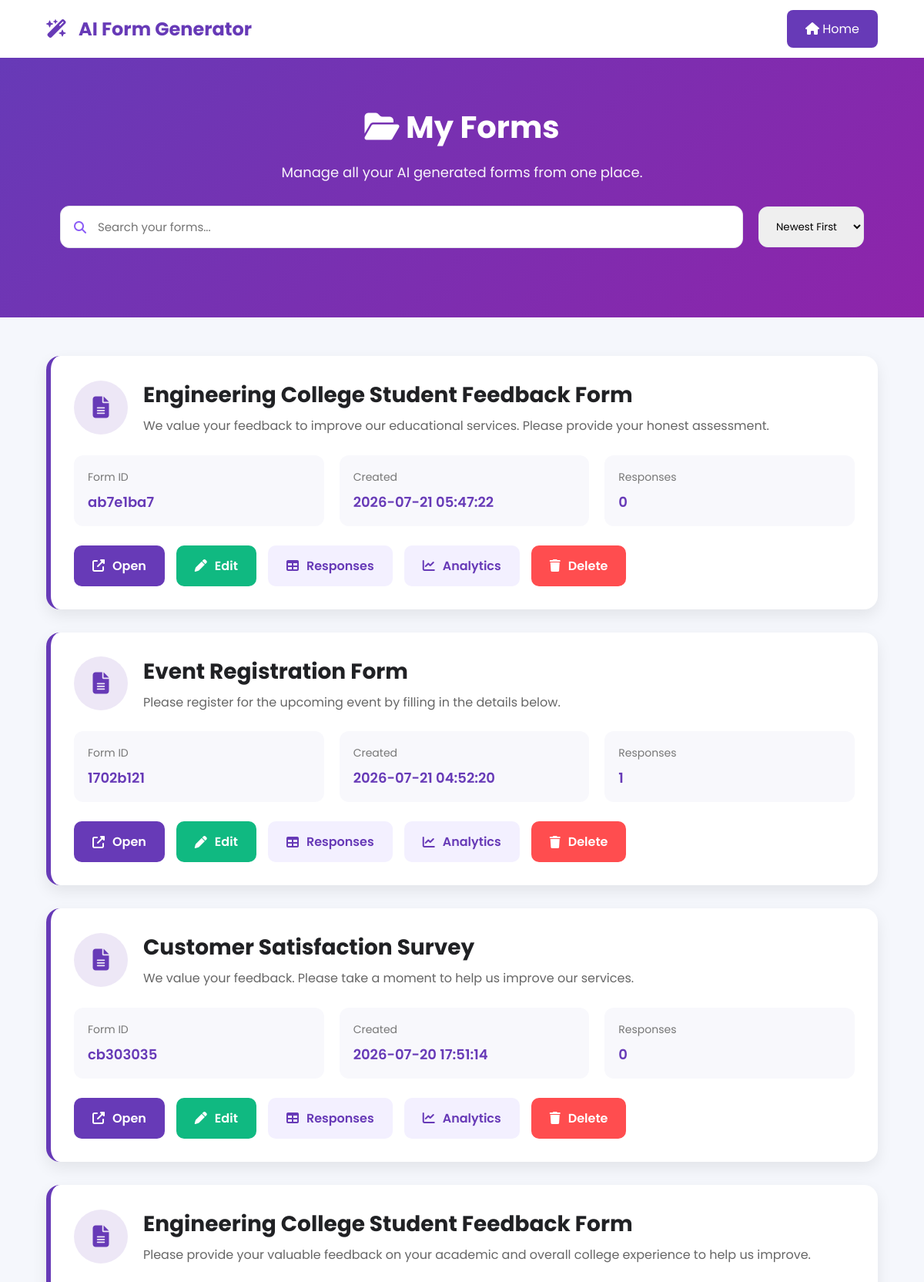
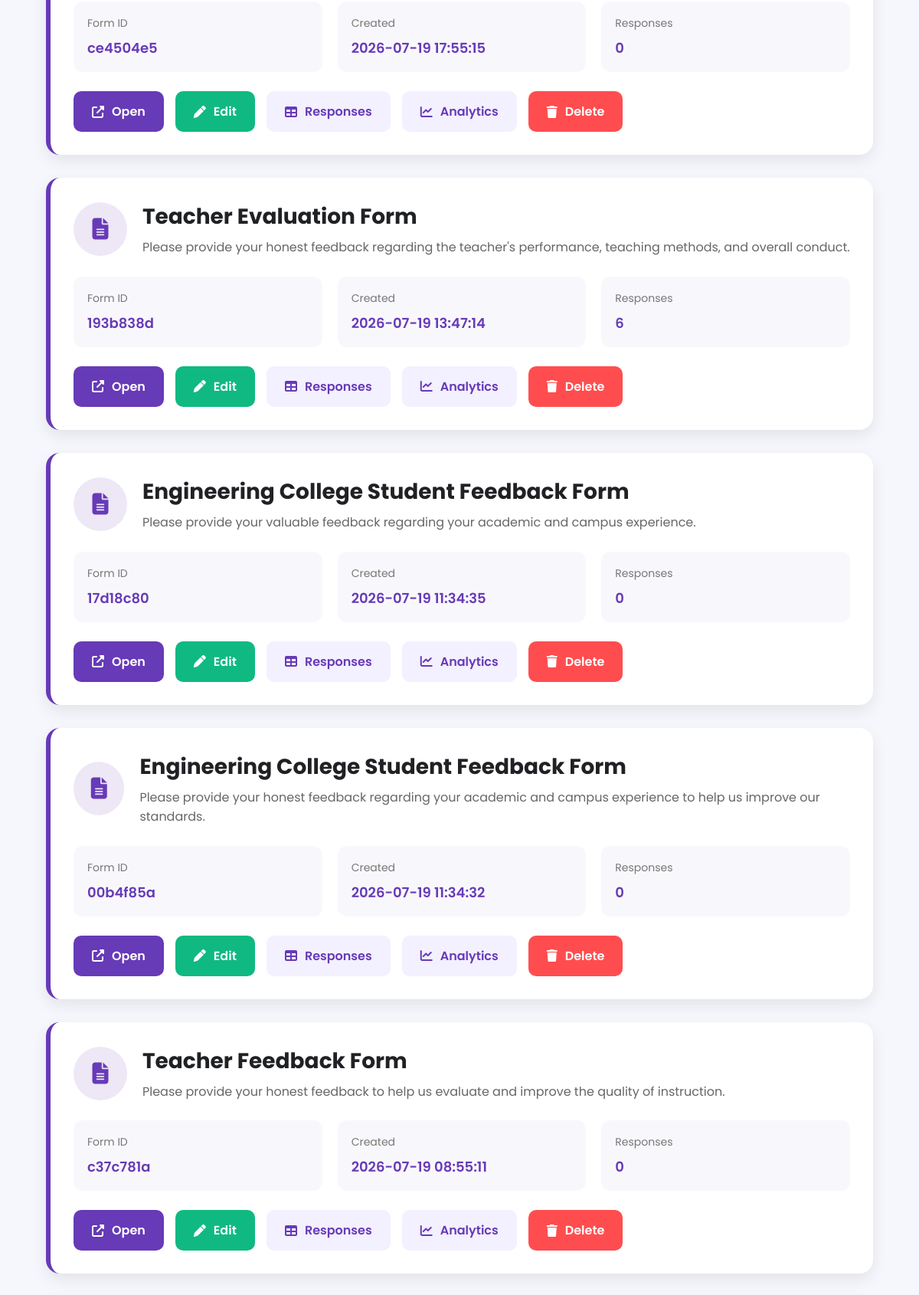
/myforms (upper part), run on the app's committed database (2 pictures, top to bottom).
### tables this page shows
CREATE TABLE forms(

        id INTEGER PRIMARY KEY AUTOINCREMENT,

        form_id TEXT UNIQUE,

        title TEXT,

        description TEXT,

        questions TEXT,

        created_at TIMESTAMP DEFAULT CURRENT_TIMESTAMP

    );

### app.py (the view)
@app.route("/myforms")
def my_forms():
    forms = get_all_forms()
    form_list = []
    for form in forms:
        responses = get_responses(form["form_id"])
        form_list.append({
            "form_id": form["form_id"],
            "title": form["title"],
            "description": form["description"],
            "created_at": form["created_at"],
            "responses": len(responses)
        })
    return render_template(
        "myforms.html",
        forms=form_list
    )

### database.py (called while the page is built)
def get_responses(form_id):
    conn = sqlite3.connect(DATABASE)
    cursor = conn.cursor()
    cursor.execute("""

    SELECT answers, submitted_at

    FROM responses

    WHERE form_id=?

    ORDER BY submitted_at DESC

    """,(form_id,))
    rows = cursor.fetchall()
    conn.close()
    responses = []
    for row in rows:
        responses.append({
            "answers": json.loads(row[0]),
            "submitted_at": row[1]
        })
    return responses

def get_all_forms():
    conn = sqlite3.connect(DATABASE)
    conn.row_factory = sqlite3.Row
    cursor = conn.cursor()
    cursor.execute("""

    SELECT *

    FROM forms

    ORDER BY created_at DESC

    """)
    forms = cursor.fetchall()
    conn.close()
    return forms

### templates/myforms.html (shortened to what this page needs)
<!DOCTYPE html>
<html lang="en">
<head>
    <link rel="stylesheet"
          href="{{ url_for('static', filename='css/myforms.css') }}">
    <link rel="stylesheet"
          href="https://cdnjs.cloudflare.com/ajax/libs/font-awesome/6.6.0/css/all.min.css">
</head>
<body>
    <nav class="navbar">
    <div class="logo">
        <i class="fa-solid fa-wand-magic-sparkles"></i>
        AI Form Generator
    </div>
    <a href="{{ url_for('home') }}" class="home-btn">
        <i class="fa-solid fa-house"></i>
        Home
    </a>
</nav>
<section class="hero">
    <h1>
        <i class="fa-solid fa-folder-open"></i>
        My Forms
    </h1>
    <p>
        Manage all your AI generated forms from one place.
    </p>
<section class="toolbar">
    <div class="search-box">
        <i class="fa-solid fa-magnifying-glass"></i>
        <input
            type="text"
            id="searchInput"
            placeholder="Search your forms...">
    </div>
    <select id="sortForms">
        <option value="newest">
            Newest First
        </option>
    </select>
</section>
</section>
<div class="forms-container">
    {% if forms %}
        {% for form in forms %}
        <div class="form-card"
            data-title="{{ form.title|lower }}"
             data-date="{{ form.created_at }}">
            <div class="card-header">
                <div class="form-icon">
                    <i class="fa-solid fa-file-lines"></i>
                </div>
                <div>
                    <h2>{{ form.title }}</h2>
                    <p>{{ form.description }}</p>
                </div>
            </div>
            <div class="card-info">
                <div class="info-item">
                    <span class="label">
                        Form ID
                    </span>
                    <span class="value">
                        {{ form.form_id }}
                    </span>
                </div>
                <div class="info-item">
                    <span class="label">
                        Created
                    </span>
                    <span class="value">
                        {{ form.created_at }}
                    </span>
                </div>
                <div class="info-item">
                    <span class="label">
                        Responses
                    </span>
                    <span class="value">
                        {{ form.responses }}
                    </span>
                </div>
            </div>
           <div class="card-actions">
    <a href="{{ url_for('open_form', form_id=form.form_id) }}"
       class="btn btn-primary">
        <i class="fa-solid fa-up-right-from-square"></i>
        Open
    </a>
    <a href="{{ url_for('edit_form', form_id=form.form_id) }}"
       class="btn edit-btn">
        <i class="fa-solid fa-pen"></i>
        Edit
    </a>
    <a href="{{ url_for('responses', form_id=form.form_id) }}"
       class="btn">
        <i class="fa-solid fa-table"></i>
        Responses
    </a>
    <a href="{{ url_for('analytics', form_id=form.form_id) }}"
       class="btn">
        <i class="fa-solid fa-chart-line"></i>
        Analytics
    </a>
    <a href="{{ url_for('delete_form_route', form_id=form.form_id) }}"
       class="btn delete-btn"
       onclick="return confirm('Delete this form permanently?')">
        <i class="fa-solid fa-trash"></i>
        Delete
    </a>
</div>
        </div>
        {% endfor %}
    {% endif %}
</div>
</body>
</html>

### static/css/myforms.css (style rules this page uses)
* { margin:0; padding:0; box-sizing:border-box; font-family:'Poppins',sans-serif; }
body { background:#f5f7fc; color:#202124; }
.navbar { width:100%; height:75px; background:white; display:flex; justify-content:space-between; align-items:center; padding:0 60px; box-shadow:0 5px 15px rgba(0,0,0,.08); }
.logo { font-size:24px; font-weight:700; color:#673ab7; }
.logo i { margin-right:10px; }
.home-btn { background:#673ab7; color:white; padding:12px 24px; border-radius:8px; text-decoration:none; transition:.3s; }
.hero { background:linear-gradient(135deg,#673ab7,#8e24aa); color:white; text-align:center; padding:60px 20px; }
.hero h1 { font-size:40px; margin-bottom:15px; }
.hero p { font-size:18px; opacity:.95; }
.toolbar { width:90%; max-width:1200px; margin:30px auto; display:flex; justify-content:space-between; gap:20px; align-items:center; }
.search-box { flex:1; position:relative; }
.search-box i { position:absolute; left:18px; top:50%; transform:translateY(-50%); color:#8B5CF6; }
.search-box input { width:100%; padding:15px 18px 15px 48px; border:1px solid #E5E7EB; border-radius:12px; font-size:15px; }
#sortForms { padding:15px 18px; border-radius:12px; border:1px solid #E5E7EB; cursor:pointer; }
.forms-container { width:90%; max-width:1200px; margin:50px auto; }
.form-card { background:white; border-radius:18px; padding:30px; margin-bottom:30px; box-shadow:0 8px 20px rgba(0,0,0,.08); transition:.3s; border-left:6px solid #673ab7; }
.card-header { display:flex; align-items:center; gap:20px; margin-bottom:25px; }
.form-icon { width:70px; height:70px; border-radius:50%; background:#ede7f6; display:flex; justify-content:center; align-items:center; font-size:28px; color:#673ab7; }
.card-header h2 { font-size:28px; margin-bottom:6px; }
.card-header p { color:#666; line-height:1.6; }
.card-info { display:grid; grid-template-columns:repeat(3,1fr); gap:20px; margin:25px 0; }
.info-item { background:#f8f8fc; padding:18px; border-radius:12px; }
.label { display:block; color:#777; font-size:14px; margin-bottom:8px; }
.value { font-size:18px; font-weight:600; color:#673ab7; }
.card-actions { display:flex; gap:15px; margin-top:25px; flex-wrap:wrap; }
.btn { display:inline-flex; align-items:center; gap:10px; text-decoration:none; padding:14px 24px; border-radius:10px; background:#f3f0ff; color:#673ab7; font-weight:600; transition:.3s; }
.btn-primary { background:#673ab7; color:white; }
.edit-btn { background:#10B981; color:white; }
.delete-btn { background:#ff4d4f; color:white; border:none; }

### data on the page
forms: title "Engineering College Student Feedback Form", description "We value your feedback to improve our educational services. Please provide your honest assessment.", form_id "ab7e1ba7", created_at "2026-07-21 05:47:22", responses "0"
forms: title "Event Registration Form", description "Please register for the upcoming event by filling in the details below.", form_id "1702b121", created_at "2026-07-21 04:52:20", responses "1"
forms: title "Customer Satisfaction Survey", description "We value your feedback. Please take a moment to help us improve our services.", form_id "cb303035", created_at "2026-07-20 17:51:14", responses "0"
forms: title "Engineering College Student Feedback Form", description "Please provide your valuable feedback on your academic and overall college experience to help us improve.", form_id "ce4504e5", created_at "2026-07-19 17:55:15", responses "0"
forms: title "Teacher Evaluation Form", description "Please provide your honest feedback regarding the teacher's performance, teaching methods, and overall conduct.", form_id "193b838d", created_at "2026-07-19 13:47:14", responses "6"
forms: title "Engineering College Student Feedback Form", description "Please provide your valuable feedback regarding your academic and campus experience.", form_id "17d18c80", created_at "2026-07-19 11:34:35", responses "0"
forms: title "Engineering College Student Feedback Form", description "Please provide your honest feedback regarding your academic and campus experience to help us improve our standards.", form_id "00b4f85a", created_at "2026-07-19 11:34:32", responses "0"
forms: title "Teacher Feedback Form", description "Please provide your honest feedback to help us evaluate and improve the quality of instruction.", form_id "c37c781a", created_at "2026-07-19 08:55:11", responses "0"
